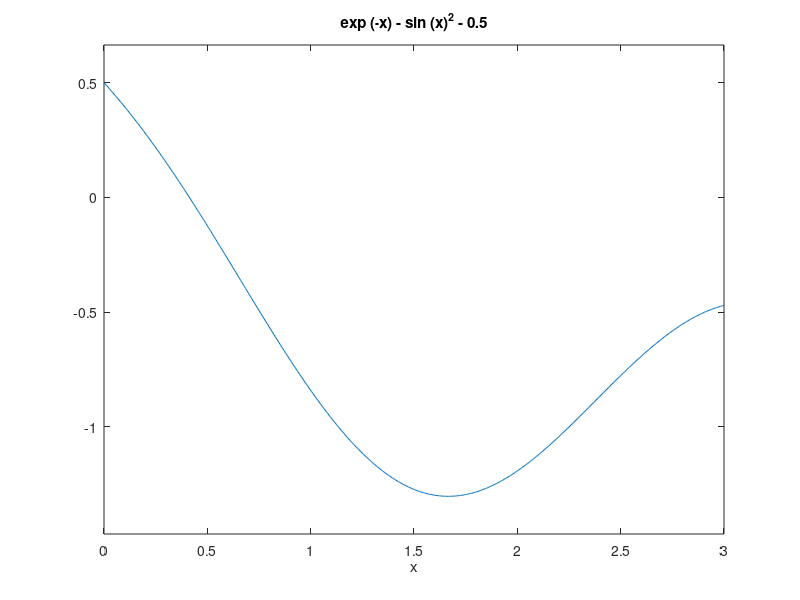

This chart was generated by the following MATLAB code: (Note: this script raises an error after producing the figure.)
clc;clear all;close all;fx=@(x)exp(-x)-sin(x).^2-0.5;ezplot(fx,[0 3]);shg% Cuc tieu[x0 y0]=ginput;[xmin fxmin]=fminsearch(fx,x0);% Cuc daifx=@(x)exp(-x)-sin(x).^2-0.5;ezplot(fx,[0 3]);shg[x0 y0]=ginput;[xmax fxmax]=fminsearch(fx,x0);xmax, -fxmax,xmin, fxmin